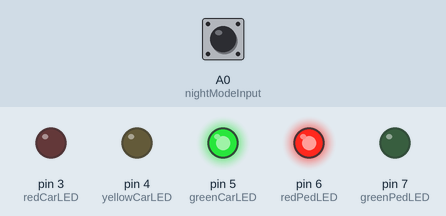
A sketch run on a simulated Arduino Uno, built with avr-gcc and run on an emulated ATmega328P. Parts: output pins drawn as LEDs (lit = HIGH). The test bench sets the inputs (shaded band); at power-on: A0 (nightModeInput) HIGH. What the sketch prints to the serial monitor is not drawn.

Above: at 0.1 s.
At 90.1 s:
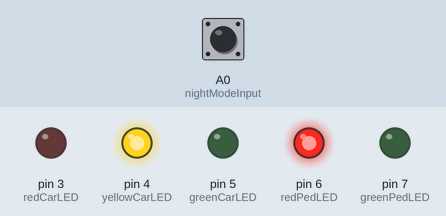
At 92.1 s:
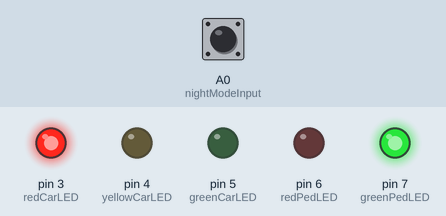
Timing chart, 0 to 103.5 s (numbered marks = the images above):
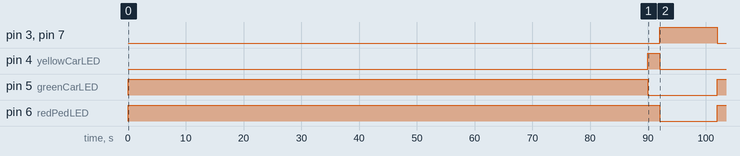

The sketch:

sketch_apr30a.ino
```cpp
// Definir pines de salida para LEDs
const int redCarLED = 3;     // Pin para el LED rojo del semaforo de vehiculos
const int yellowCarLED = 4;  // Pin para el LED amarillo del semaforo de vehiculos
const int greenCarLED = 5;   // Pin para el LED verde del semaforo de vehiculos

const int redPedLED = 6;     // Pin para el LED rojo del semaforo de peatones
const int greenPedLED = 7;   // Pin para el LED verde del semaforo de peatones

const int nightModeInput = A0; // Pin para lectura del modo madrugada
int nightModeValue; // Valor leido a través del pin defenido en la línea anterior

long greenCarTime=0, yellowCarTime=0, redCarTime=0, greenPedTime=0, redPedTime=0; //Variables de control de tiempo

void setup() {
  //Serial begin
  Serial.begin(9600);
  // Configurar modo dia-noche como input
  pinMode(nightModeInput, INPUT);

  // Configurar pines como salidas
  pinMode(greenCarLED, OUTPUT);   // Configurar el pin del LED verde del semaforo de vehiculos como salida
  pinMode(yellowCarLED, OUTPUT);  // Configurar el pin del LED amarillo del semaforo de vehiculos como salida
  pinMode(redCarLED, OUTPUT);     // Configurar el pin del LED rojo del semaforo de vehiculos como salida
  pinMode(greenPedLED, OUTPUT);   // Configurar el pin del LED verde del semaforo de peatones como salida
  pinMode(redPedLED, OUTPUT);     // Configurar el pin del LED rojo del semaforo de peatones como salida
}

void loop() {
  nightModeValue = digitalRead(nightModeInput);
  Serial.print(nightModeValue);
  Serial.print(" - ");
  if (nightModeValue==LOW){
    Serial.print("MODO REGULAR\n");
    greenCarTime = 60;    // Duracion en segundos del estado verde del semaforo de vehiculos
    yellowCarTime = 2;    // Duracion en segundos del estado amarillo del semaforo de vehiculos
    redCarTime = 30;      // Duracion en segundos del estado rojo del semaforo de vehiculos
    greenPedTime = redCarTime;   // Duracion en segundos del estado verde del semaforo de peatones
    redPedTime = greenCarTime + yellowCarTime;   // Duracion en segundos del estado rojo del semaforo de peatones
  }
  else{
    Serial.print("MODO NOCHE\n");
    greenCarTime = 90;    // Duracion en segundos del estado verde del semaforo de vehiculos
    yellowCarTime = 2;    // Duracion en segundos del estado amarillo del semaforo de vehiculos
    redCarTime = 10;      // Duracion en segundos del estado rojo del semaforo de vehiculos
    greenPedTime = redCarTime;   // Duracion en segundos del estado verde del semaforo de peatones
    redPedTime = greenCarTime + yellowCarTime;  // Duracion en segundos del estado rojo del semaforo de peatones
  }

  digitalWrite(redPedLED, HIGH);     // Encender el LED rojo del semaforo de peatones
  digitalWrite(greenPedLED, LOW);    // Apagar el LED verde del semaforo de peatones

  digitalWrite(greenCarLED, HIGH);   // Encender el LED verde del semaforo de vehiculos
  digitalWrite(yellowCarLED, LOW);   // Apagar el LED amarillo del semaforo de vehiculos
  digitalWrite(redCarLED, LOW);      // Apagar el LED rojo del semaforo de vehiculos
  delay(greenCarTime * 1000);        // Esperar el tiempo correspondiente al estado verde del semaforo de vehiculos

  digitalWrite(greenCarLED, LOW);    // Apagar el LED verde del semaforo de vehiculos
  digitalWrite(yellowCarLED, HIGH);  // Encender el LED amarillo del semaforo de vehiculos
  delay(yellowCarTime * 1000);       // Esperar el tiempo correspondiente al estado amarillo del semaforo de vehiculos

  digitalWrite(yellowCarLED, LOW);   // Apagar el LED amarillo del semaforo de vehiculos
  digitalWrite(redCarLED, HIGH);     // Encender el LED rojo del semaforo de vehiculos
  digitalWrite(redPedLED, LOW);      // Apagar el LED rojo del semaforo de peatones
  digitalWrite(greenPedLED, HIGH);   // Encender el LED verde del semaforo de peatones
  delay(greenPedTime * 1000);        // Esperar el tiempo correspondiente al estado verde del semaforo de peatones
}
```

Measured:
- by itself, pin 3 (redCarLED), pin 7 (greenPedLED): LOW → HIGH at 92.0 s, → LOW 10.0 s later
- by itself, pin 4 (yellowCarLED): LOW → HIGH at 90.0 s, → LOW 2.0 s later
- by itself, pin 5 (greenCarLED): LOW → HIGH at 0.00 s, → LOW 90.0 s later, → HIGH 12.0 s later
- by itself, pin 6 (redPedLED): LOW → HIGH at 0.00 s, → LOW 92.0 s later, → HIGH 10.0 s later
